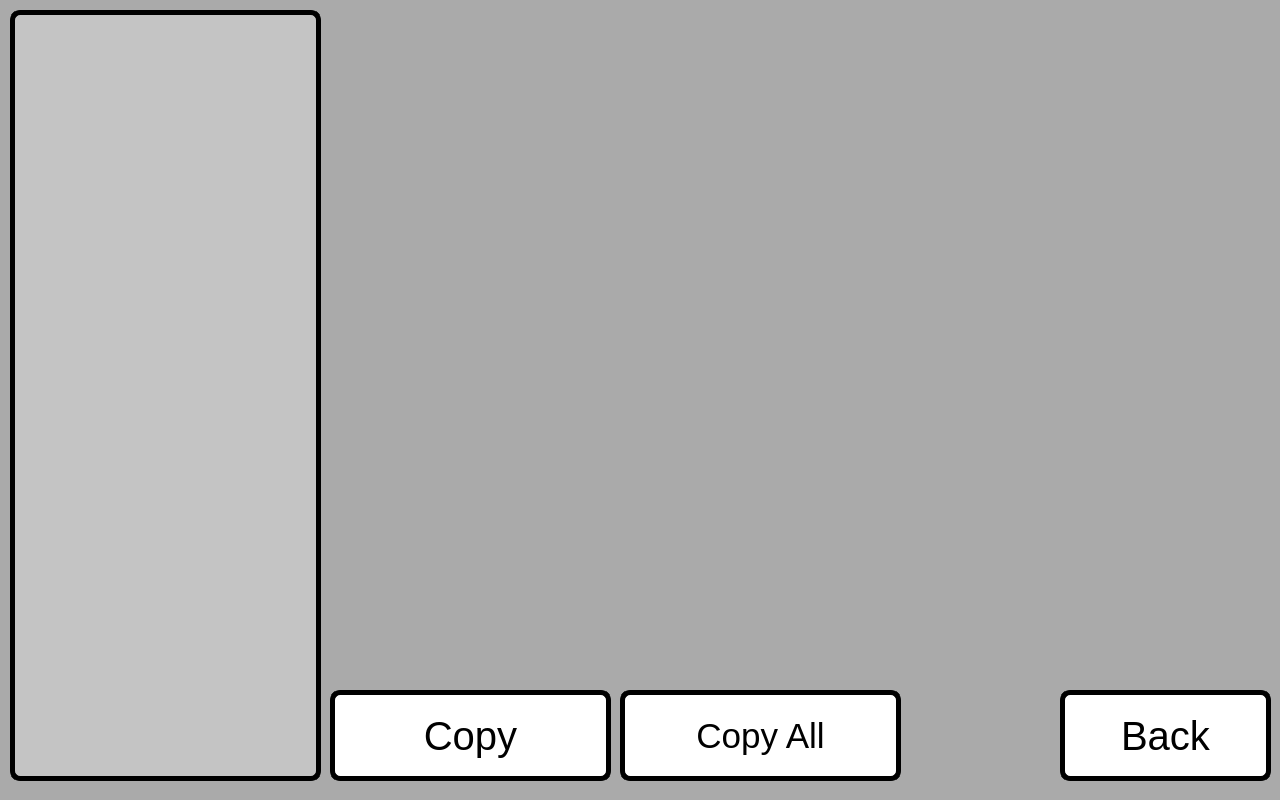
<?xml version="1.0" encoding="UTF-8"?>
<ui version="4.0">
 <class>MediaBrowser</class>
 <widget class="QWidget" name="MediaBrowser">
  <property name="geometry">
   <rect>
    <x>0</x>
    <y>0</y>
    <width>1280</width>
    <height>800</height>
   </rect>
  </property>
  <property name="windowTitle">
   <string>Form</string>
  </property>
  <property name="styleSheet">
   <string notr="true">background: rgb(170, 170,  170);</string>
  </property>
  <widget class="QListView" name="imageBrowser">
   <property name="geometry">
    <rect>
     <x>10</x>
     <y>10</y>
     <width>311</width>
     <height>771</height>
    </rect>
   </property>
   <property name="focusPolicy">
    <enum>Qt::StrongFocus</enum>
   </property>
   <property name="styleSheet">
    <string notr="true">background: rgb(196, 196, 196);
border: 5px solid black;
border-radius: 10px;</string>
   </property>
   <property name="iconSize">
    <size>
     <width>150</width>
     <height>150</height>
    </size>
   </property>
   <property name="movement">
    <enum>QListView::Static</enum>
   </property>
   <property name="spacing">
    <number>150</number>
   </property>
   <property name="gridSize">
    <size>
     <width>130</width>
     <height>150</height>
    </size>
   </property>
   <property name="viewMode">
    <enum>QListView::IconMode</enum>
   </property>
  </widget>
  <widget class="QLabel" name="imgViewer">
   <property name="geometry">
    <rect>
     <x>340</x>
     <y>50</y>
     <width>920</width>
     <height>575</height>
    </rect>
   </property>
   <property name="text">
    <string/>
   </property>
  </widget>
  <widget class="QPushButton" name="btnCopy">
   <property name="geometry">
    <rect>
     <x>330</x>
     <y>690</y>
     <width>281</width>
     <height>91</height>
    </rect>
   </property>
   <property name="font">
    <font>
     <family>Ubuntu</family>
     <pointsize>30</pointsize>
     <weight>50</weight>
     <bold>false</bold>
    </font>
   </property>
   <property name="styleSheet">
    <string notr="true">border: 5px solid black;
border-radius: 10px;
padding: 0 8px;
background: solid white;
color: black;</string>
   </property>
   <property name="text">
    <string>Copy</string>
   </property>
  </widget>
  <widget class="QPushButton" name="btnBack">
   <property name="geometry">
    <rect>
     <x>1060</x>
     <y>690</y>
     <width>211</width>
     <height>91</height>
    </rect>
   </property>
   <property name="font">
    <font>
     <family>Ubuntu</family>
     <pointsize>30</pointsize>
    </font>
   </property>
   <property name="styleSheet">
    <string notr="true">border: 5px solid black;
border-radius: 10px;
padding: 0 8px;
background: solid white;
color: black;</string>
   </property>
   <property name="text">
    <string>Back</string>
   </property>
  </widget>
  <widget class="QLabel" name="label">
   <property name="geometry">
    <rect>
     <x>670</x>
     <y>730</y>
     <width>291</width>
     <height>51</height>
    </rect>
   </property>
   <property name="font">
    <font>
     <pointsize>30</pointsize>
    </font>
   </property>
   <property name="text">
    <string/>
   </property>
  </widget>
  <widget class="QPushButton" name="btnCopyAll">
   <property name="geometry">
    <rect>
     <x>620</x>
     <y>690</y>
     <width>281</width>
     <height>91</height>
    </rect>
   </property>
   <property name="font">
    <font>
     <family>Ubuntu</family>
     <pointsize>26</pointsize>
    </font>
   </property>
   <property name="styleSheet">
    <string notr="true">border: 5px solid black;
border-radius: 10px;
padding: 0 8px;
background: solid white;
color: black;</string>
   </property>
   <property name="text">
    <string>Copy All</string>
   </property>
  </widget>
 </widget>
 <resources/>
 <connections/>
</ui>
